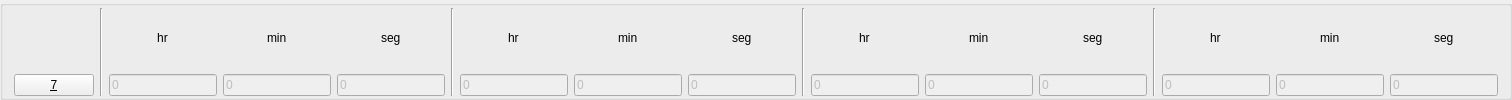
            <widget class="QGroupBox" name="groupbox7">
             <property name="title">
              <string/>
             </property>
             <layout class="QHBoxLayout" name="horizontalLayout_79">
              <property name="topMargin">
               <number>2</number>
              </property>
              <property name="bottomMargin">
               <number>1</number>
              </property>
              <item>
               <layout class="QHBoxLayout" name="horizontalLayout_80">
                <item alignment="Qt::AlignBottom">
                 <widget class="QPushButton" name="valve7">
                  <property name="sizePolicy">
                   <sizepolicy hsizetype="Expanding" vsizetype="Fixed">
                    <horstretch>0</horstretch>
                    <verstretch>0</verstretch>
                   </sizepolicy>
                  </property>
                  <property name="text">
                   <string>&amp;7</string>
                  </property>
                  <property name="checkable">
                   <bool>true</bool>
                  </property>
                 </widget>
                </item>
                <item>
                 <widget class="Line" name="line_59">
                  <property name="orientation">
                   <enum>Qt::Vertical</enum>
                  </property>
                 </widget>
                </item>
                <item>
                 <layout class="QVBoxLayout" name="verticalLayout_191">
                  <item alignment="Qt::AlignHCenter">
                   <widget class="QLabel" name="label_195">
                    <property name="sizePolicy">
                     <sizepolicy hsizetype="Fixed" vsizetype="Preferred">
                      <horstretch>0</horstretch>
                      <verstretch>0</verstretch>
                     </sizepolicy>
                    </property>
                    <property name="text">
                     <string>hr</string>
                    </property>
                    <property name="alignment">
                     <set>Qt::AlignCenter</set>
                    </property>
                   </widget>
                  </item>
                  <item>
                   <widget class="QLineEdit" name="edit7_delayh">
                    <property name="enabled">
                     <bool>false</bool>
                    </property>
                    <property name="sizePolicy">
                     <sizepolicy hsizetype="Expanding" vsizetype="Fixed">
                      <horstretch>0</horstretch>
                      <verstretch>0</verstretch>
                     </sizepolicy>
                    </property>
                    <property name="styleSheet">
                     <string notr="true"/>
                    </property>
                    <property name="text">
                     <string>0</string>
                    </property>
                    <property name="placeholderText">
                     <string/>
                    </property>
                   </widget>
                  </item>
                 </layout>
                </item>
                <item>
                 <layout class="QVBoxLayout" name="verticalLayout_192">
                  <item alignment="Qt::AlignHCenter">
                   <widget class="QLabel" name="label_196">
                    <property name="sizePolicy">
                     <sizepolicy hsizetype="Fixed" vsizetype="Preferred">
                      <horstretch>0</horstretch>
                      <verstretch>0</verstretch>
                     </sizepolicy>
                    </property>
                    <property name="text">
                     <string>min</string>
                    </property>
                   </widget>
                  </item>
                  <item>
                   <widget class="QLineEdit" name="edit7_delaym">
                    <property name="enabled">
                     <bool>false</bool>
                    </property>
                    <property name="text">
                     <string>0</string>
                    </property>
                   </widget>
                  </item>
                 </layout>
                </item>
                <item>
                 <layout class="QVBoxLayout" name="verticalLayout_193">
                  <item alignment="Qt::AlignHCenter">
                   <widget class="QLabel" name="label_197">
                    <property name="sizePolicy">
                     <sizepolicy hsizetype="Preferred" vsizetype="Preferred">
                      <horstretch>0</horstretch>
                      <verstretch>0</verstretch>
                     </sizepolicy>
                    </property>
                    <property name="text">
                     <string>seg</string>
                    </property>
                   </widget>
                  </item>
                  <item>
                   <widget class="QLineEdit" name="edit7_delays">
                    <property name="enabled">
                     <bool>false</bool>
                    </property>
                    <property name="text">
                     <string>0</string>
                    </property>
                   </widget>
                  </item>
                 </layout>
                </item>
               </layout>
              </item>
              <item>
               <widget class="Line" name="line_60">
                <property name="orientation">
                 <enum>Qt::Vertical</enum>
                </property>
               </widget>
              </item>
              <item>
               <layout class="QHBoxLayout" name="horizontalLayout_81">
                <item>
                 <layout class="QVBoxLayout" name="verticalLayout_194">
                  <item alignment="Qt::AlignHCenter">
                   <widget class="QLabel" name="label_198">
                    <property name="sizePolicy">
                     <sizepolicy hsizetype="Fixed" vsizetype="Preferred">
                      <horstretch>0</horstretch>
                      <verstretch>0</verstretch>
                     </sizepolicy>
                    </property>
                    <property name="text">
                     <string>hr</string>
                    </property>
                   </widget>
                  </item>
                  <item>
                   <widget class="QLineEdit" name="edit7_onh">
                    <property name="enabled">
                     <bool>false</bool>
                    </property>
                    <property name="sizePolicy">
                     <sizepolicy hsizetype="Expanding" vsizetype="Fixed">
                      <horstretch>0</horstretch>
                      <verstretch>0</verstretch>
                     </sizepolicy>
                    </property>
                    <property name="styleSheet">
                     <string notr="true"/>
                    </property>
                    <property name="text">
                     <string>0</string>
                    </property>
                    <property name="placeholderText">
                     <string/>
                    </property>
                   </widget>
                  </item>
                 </layout>
                </item>
                <item>
                 <layout class="QVBoxLayout" name="verticalLayout_195">
                  <item alignment="Qt::AlignHCenter">
                   <widget class="QLabel" name="label_199">
                    <property name="sizePolicy">
                     <sizepolicy hsizetype="Fixed" vsizetype="Preferred">
                      <horstretch>0</horstretch>
                      <verstretch>0</verstretch>
                     </sizepolicy>
                    </property>
                    <property name="text">
                     <string>min</string>
                    </property>
                   </widget>
                  </item>
                  <item>
                   <widget class="QLineEdit" name="edit7_onm">
                    <property name="enabled">
                     <bool>false</bool>
                    </property>
                    <property name="sizePolicy">
                     <sizepolicy hsizetype="Expanding" vsizetype="Fixed">
                      <horstretch>0</horstretch>
                      <verstretch>0</verstretch>
                     </sizepolicy>
                    </property>
                    <property name="styleSheet">
                     <string notr="true"/>
                    </property>
                    <property name="text">
                     <string>0</string>
                    </property>
                    <property name="placeholderText">
                     <string/>
                    </property>
                   </widget>
                  </item>
                 </layout>
                </item>
                <item>
                 <layout class="QVBoxLayout" name="verticalLayout_196">
                  <item alignment="Qt::AlignHCenter">
                   <widget class="QLabel" name="label_200">
                    <property name="sizePolicy">
                     <sizepolicy hsizetype="Fixed" vsizetype="Preferred">
                      <horstretch>0</horstretch>
                      <verstretch>0</verstretch>
                     </sizepolicy>
                    </property>
                    <property name="text">
                     <string>seg</string>
                    </property>
                   </widget>
                  </item>
                  <item>
                   <widget class="QLineEdit" name="edit7_ons">
                    <property name="enabled">
                     <bool>false</bool>
                    </property>
                    <property name="sizePolicy">
                     <sizepolicy hsizetype="Expanding" vsizetype="Fixed">
                      <horstretch>0</horstretch>
                      <verstretch>0</verstretch>
                     </sizepolicy>
                    </property>
                    <property name="styleSheet">
                     <string notr="true"/>
                    </property>
                    <property name="text">
                     <string>0</string>
                    </property>
                    <property name="placeholderText">
                     <string/>
                    </property>
                   </widget>
                  </item>
                 </layout>
                </item>
               </layout>
              </item>
              <item>
               <widget class="Line" name="line_61">
                <property name="orientation">
                 <enum>Qt::Vertical</enum>
                </property>
               </widget>
              </item>
              <item>
               <layout class="QHBoxLayout" name="horizontalLayout_82">
                <item>
                 <layout class="QVBoxLayout" name="verticalLayout_197">
                  <item alignment="Qt::AlignHCenter">
                   <widget class="QLabel" name="label_201">
                    <property name="sizePolicy">
                     <sizepolicy hsizetype="Fixed" vsizetype="Preferred">
                      <horstretch>0</horstretch>
                      <verstretch>0</verstretch>
                     </sizepolicy>
                    </property>
                    <property name="text">
                     <string>hr</string>
                    </property>
                   </widget>
                  </item>
                  <item>
                   <widget class="QLineEdit" name="edit7_offh">
                    <property name="enabled">
                     <bool>false</bool>
                    </property>
                    <property name="sizePolicy">
                     <sizepolicy hsizetype="Expanding" vsizetype="Fixed">
                      <horstretch>0</horstretch>
                      <verstretch>0</verstretch>
                     </sizepolicy>
                    </property>
                    <property name="styleSheet">
                     <string notr="true"/>
                    </property>
                    <property name="text">
                     <string>0</string>
                    </property>
                    <property name="placeholderText">
                     <string/>
                    </property>
                   </widget>
                  </item>
                 </layout>
                </item>
                <item>
                 <layout class="QVBoxLayout" name="verticalLayout_198">
                  <item alignment="Qt::AlignHCenter">
                   <widget class="QLabel" name="label_202">
                    <property name="sizePolicy">
                     <sizepolicy hsizetype="Fixed" vsizetype="Preferred">
                      <horstretch>0</horstretch>
                      <verstretch>0</verstretch>
                     </sizepolicy>
                    </property>
                    <property name="text">
                     <string>min</string>
                    </property>
                   </widget>
                  </item>
                  <item>
                   <widget class="QLineEdit" name="edit7_offm">
                    <property name="enabled">
                     <bool>false</bool>
                    </property>
                    <property name="sizePolicy">
                     <sizepolicy hsizetype="Expanding" vsizetype="Fixed">
                      <horstretch>0</horstretch>
                      <verstretch>0</verstretch>
                     </sizepolicy>
                    </property>
                    <property name="styleSheet">
                     <string notr="true"/>
                    </property>
                    <property name="text">
                     <string>0</string>
                    </property>
                    <property name="placeholderText">
                     <string/>
                    </property>
                   </widget>
                  </item>
                 </layout>
                </item>
                <item>
                 <layout class="QVBoxLayout" name="verticalLayout_199">
                  <item alignment="Qt::AlignHCenter">
                   <widget class="QLabel" name="label_203">
                    <property name="sizePolicy">
                     <sizepolicy hsizetype="Fixed" vsizetype="Preferred">
                      <horstretch>0</horstretch>
                      <verstretch>0</verstretch>
                     </sizepolicy>
                    </property>
                    <property name="text">
                     <string>seg</string>
                    </property>
                   </widget>
                  </item>
                  <item>
                   <widget class="QLineEdit" name="edit7_offs">
                    <property name="enabled">
                     <bool>false</bool>
                    </property>
                    <property name="sizePolicy">
                     <sizepolicy hsizetype="Expanding" vsizetype="Fixed">
                      <horstretch>0</horstretch>
                      <verstretch>0</verstretch>
                     </sizepolicy>
                    </property>
                    <property name="styleSheet">
                     <string notr="true"/>
                    </property>
                    <property name="text">
                     <string>0</string>
                    </property>
                    <property name="placeholderText">
                     <string/>
                    </property>
                   </widget>
                  </item>
                 </layout>
                </item>
               </layout>
              </item>
              <item>
               <widget class="Line" name="line_62">
                <property name="orientation">
                 <enum>Qt::Vertical</enum>
                </property>
               </widget>
              </item>
              <item>
               <layout class="QHBoxLayout" name="horizontalLayout_83">
                <item>
                 <layout class="QVBoxLayout" name="verticalLayout_200">
                  <item alignment="Qt::AlignHCenter">
                   <widget class="QLabel" name="label_204">
                    <property name="sizePolicy">
                     <sizepolicy hsizetype="Fixed" vsizetype="Preferred">
                      <horstretch>0</horstretch>
                      <verstretch>0</verstretch>
                     </sizepolicy>
                    </property>
                    <property name="text">
                     <string>hr</string>
                    </property>
                   </widget>
                  </item>
                  <item>
                   <widget class="QLineEdit" name="edit7_totalh">
                    <property name="enabled">
                     <bool>false</bool>
                    </property>
                    <property name="sizePolicy">
                     <sizepolicy hsizetype="Expanding" vsizetype="Fixed">
                      <horstretch>0</horstretch>
                      <verstretch>0</verstretch>
                     </sizepolicy>
                    </property>
                    <property name="styleSheet">
                     <string notr="true"/>
                    </property>
                    <property name="text">
                     <string>0</string>
                    </property>
                    <property name="placeholderText">
                     <string/>
                    </property>
                   </widget>
                  </item>
                 </layout>
                </item>
                <item>
                 <layout class="QVBoxLayout" name="verticalLayout_201">
                  <item alignment="Qt::AlignHCenter">
                   <widget class="QLabel" name="label_205">
                    <property name="sizePolicy">
                     <sizepolicy hsizetype="Fixed" vsizetype="Preferred">
                      <horstretch>0</horstretch>
                      <verstretch>0</verstretch>
                     </sizepolicy>
                    </property>
                    <property name="text">
                     <string>min</string>
                    </property>
                   </widget>
                  </item>
                  <item>
                   <widget class="QLineEdit" name="edit7_totalm">
                    <property name="enabled">
                     <bool>false</bool>
                    </property>
                    <property name="sizePolicy">
                     <sizepolicy hsizetype="Expanding" vsizetype="Fixed">
                      <horstretch>0</horstretch>
                      <verstretch>0</verstretch>
                     </sizepolicy>
                    </property>
                    <property name="styleSheet">
                     <string notr="true"/>
                    </property>
                    <property name="text">
                     <string>0</string>
                    </property>
                    <property name="placeholderText">
                     <string/>
                    </property>
                   </widget>
                  </item>
                 </layout>
                </item>
                <item>
                 <layout class="QVBoxLayout" name="verticalLayout_202">
                  <item alignment="Qt::AlignHCenter">
                   <widget class="QLabel" name="label_206">
                    <property name="sizePolicy">
                     <sizepolicy hsizetype="Fixed" vsizetype="Preferred">
                      <horstretch>0</horstretch>
                      <verstretch>0</verstretch>
                     </sizepolicy>
                    </property>
                    <property name="text">
                     <string>seg</string>
                    </property>
                   </widget>
                  </item>
                  <item>
                   <widget class="QLineEdit" name="edit7_totals">
                    <property name="enabled">
                     <bool>false</bool>
                    </property>
                    <property name="sizePolicy">
                     <sizepolicy hsizetype="Expanding" vsizetype="Fixed">
                      <horstretch>0</horstretch>
                      <verstretch>0</verstretch>
                     </sizepolicy>
                    </property>
                    <property name="styleSheet">
                     <string notr="true"/>
                    </property>
                    <property name="text">
                     <string>0</string>
                    </property>
                    <property name="placeholderText">
                     <string/>
                    </property>
                   </widget>
                  </item>
                 </layout>
                </item>
               </layout>
              </item>
             </layout>
            </widget>
